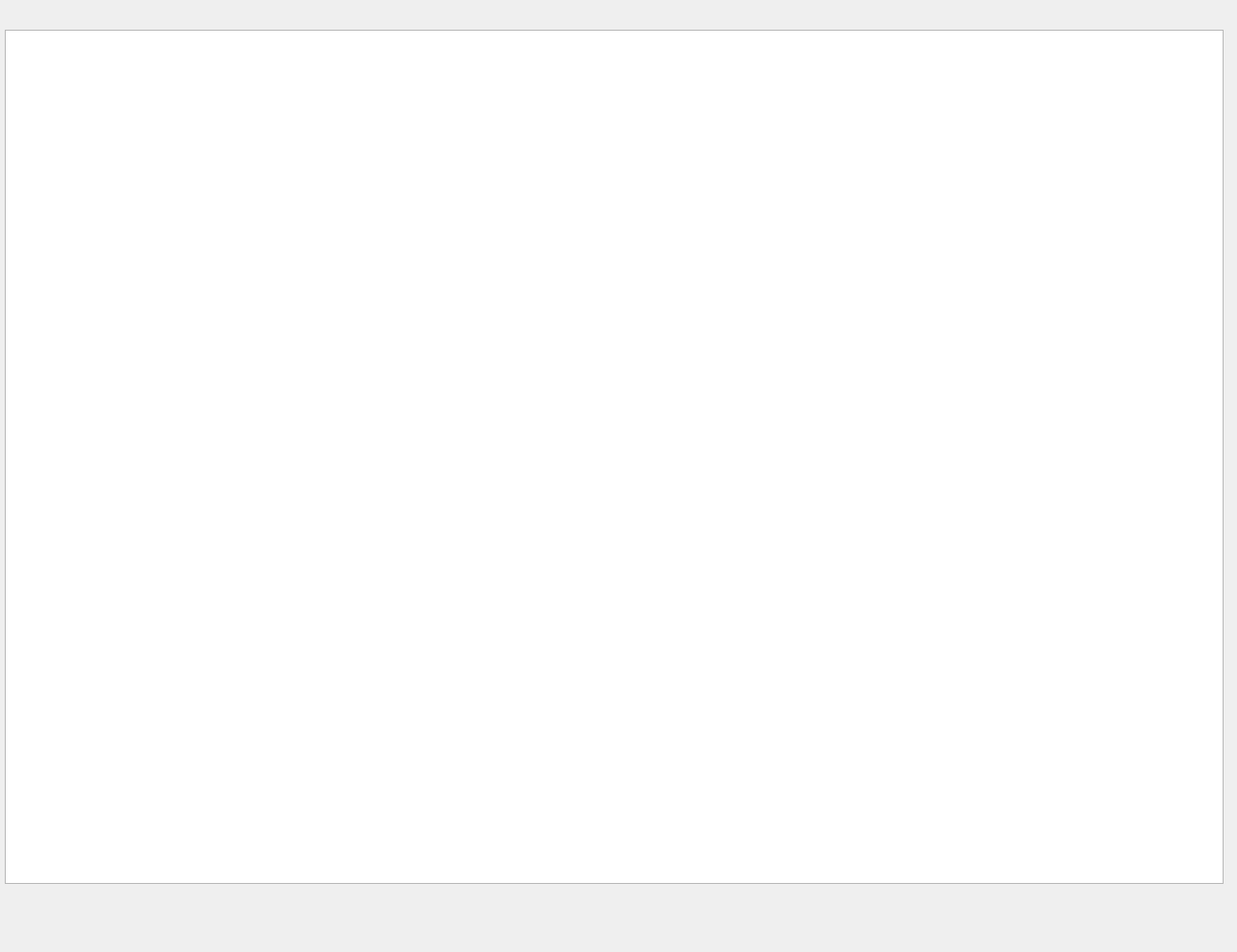
<?xml version="1.0" encoding="UTF-8"?>
<ui version="4.0">
 <class>subWindow</class>
 <widget class="QDialog" name="subWindow">
  <property name="geometry">
   <rect>
    <x>0</x>
    <y>0</y>
    <width>1290</width>
    <height>993</height>
   </rect>
  </property>
  <property name="sizePolicy">
   <sizepolicy hsizetype="Maximum" vsizetype="Maximum">
    <horstretch>0</horstretch>
    <verstretch>0</verstretch>
   </sizepolicy>
  </property>
  <property name="windowTitle">
   <string>URLs</string>
  </property>
  <property name="modal">
   <bool>true</bool>
  </property>
  <widget class="QTableWidget" name="tableWidget_urls">
   <property name="geometry">
    <rect>
     <x>5</x>
     <y>31</y>
     <width>1271</width>
     <height>891</height>
    </rect>
   </property>
   <property name="sizePolicy">
    <sizepolicy hsizetype="Maximum" vsizetype="Maximum">
     <horstretch>0</horstretch>
     <verstretch>0</verstretch>
    </sizepolicy>
   </property>
   <property name="font">
    <font>
     <family>Arial</family>
     <pointsize>7</pointsize>
    </font>
   </property>
   <property name="autoScrollMargin">
    <number>16</number>
   </property>
   <property name="sortingEnabled">
    <bool>true</bool>
   </property>
   <attribute name="horizontalHeaderStretchLastSection">
    <bool>true</bool>
   </attribute>
  </widget>
 </widget>
 <resources/>
 <connections/>
</ui>
